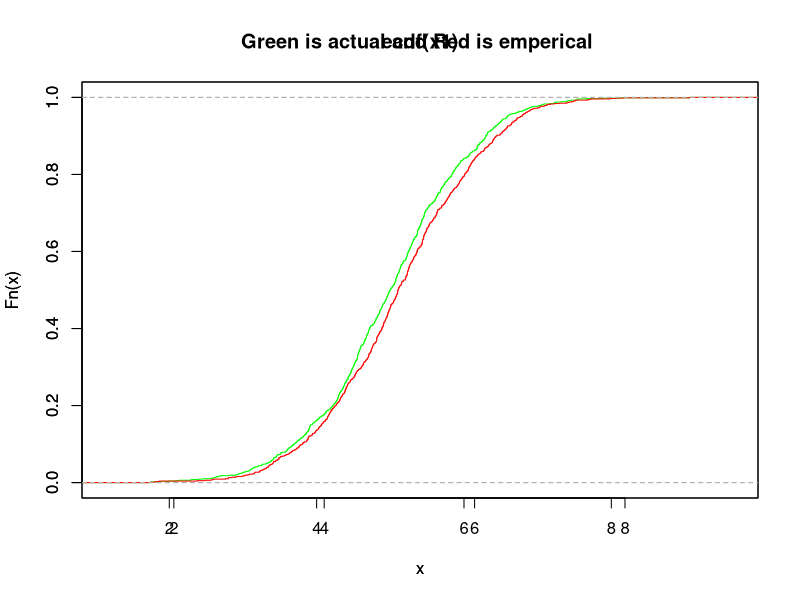
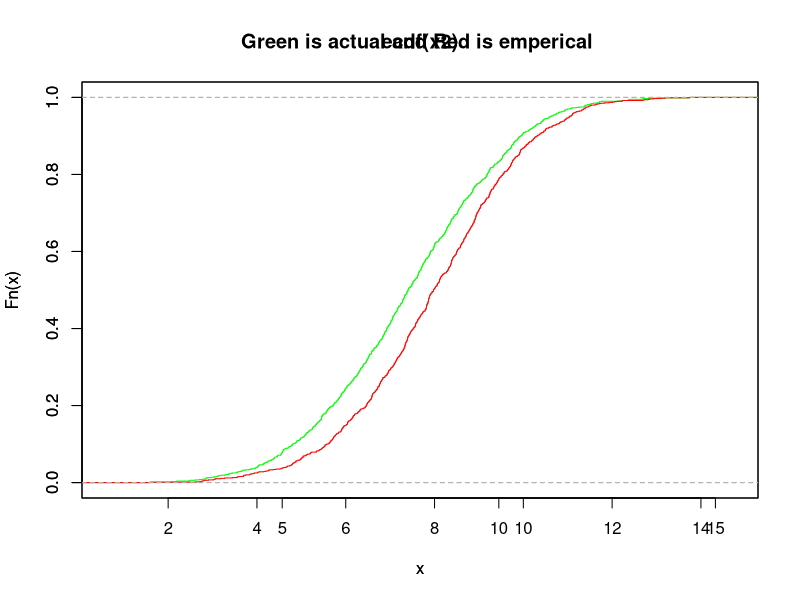
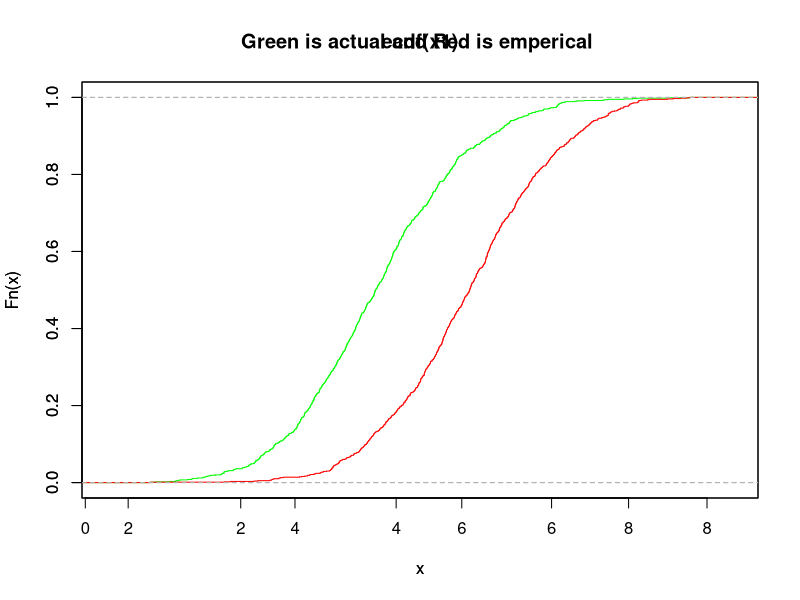
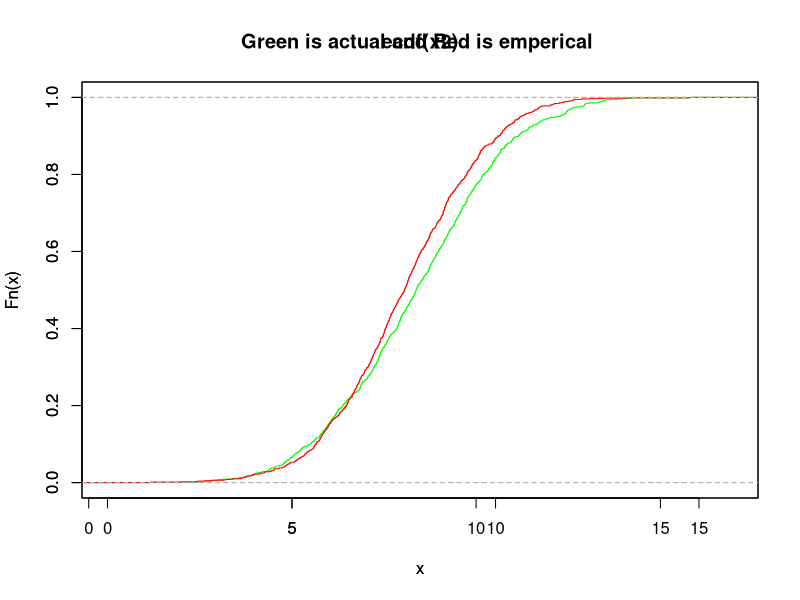
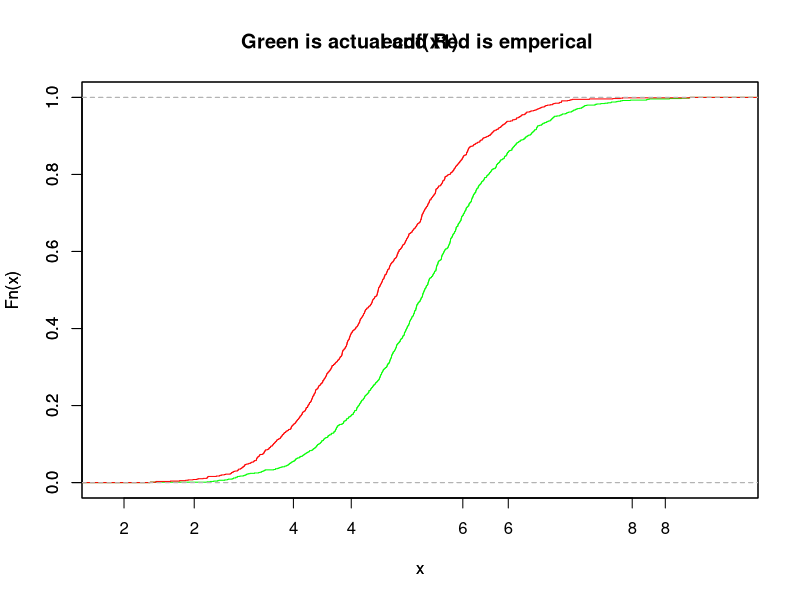
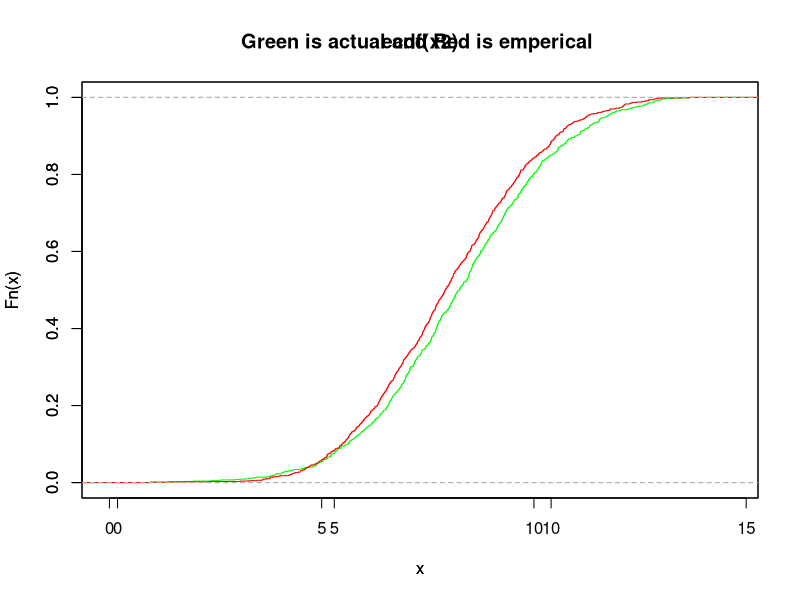

These charts were generated, in order, by the following R code:
library(MASS)
x2<-c()
count<-1000
a<- c(-0.25,0,0.25)
for(i in a){
  sigma<-matrix(c(1,2*i,2*i,4),nrow=2)
  mean<-matrix(c(5,8),nrow=2)
  z1<-rnorm(count)
  z2<-rnorm(count)
  x1<-mean[1,1]+(sigma[1,1]^.5)*z1
  x2<-mean[2,1]+(i*sigma[2,2]^.5)*z1+(((1-(i^2))^.5)*(sigma[2,2]^.5))*z2
  mean_final<-matrix(c(mean(x1),mean(x2)),nrow=2)
  sigma_final<-matrix(c(var(x1),cov(x1,x2),cov(x1,x2),var(x2)),nrow=2)
  cat("\nMean Matrix is: \n")
  cat(mean_final[1,],"\n")
  cat(mean_final[2,],"\n")
  cat("\nSigma Matrix is: \n")
  cat(sigma_final[1,],"\n")
  cat(sigma_final[2,],"\n")
  absolute<-mvrnorm(count,mean,sigma)		
  string<-paste("question2- X1 - a=",toString(i),".png",sep="")
  png(string)
  plot(ecdf(absolute[,1]),col="green",main="Green is actual and Red is emperical ")
  par(new=TRUE)
  plot(ecdf(x1),col="red")
  string<-paste("question2- X2 - a=",toString(i),".png",sep="")
  png(string)
  plot(ecdf(absolute[,2]),col="green",main="Green is actual and Red is emperical ")
  par(new=TRUE)
  plot(ecdf(x2),col="red")
  
}
